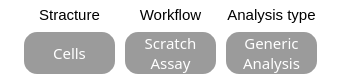
<?xml version="1.0" encoding="UTF-8"?>
<ui version="4.0">
 <class>WorkflowSettingsTopRightMainWidget</class>
 <widget class="QWidget" name="WorkflowSettingsTopRightMainWidget">
  <property name="geometry">
   <rect>
    <x>0</x>
    <y>0</y>
    <width>341</width>
    <height>76</height>
   </rect>
  </property>
  <property name="maximumSize">
   <size>
    <width>374</width>
    <height>76</height>
   </size>
  </property>
  <property name="windowTitle">
   <string>Form</string>
  </property>
  <property name="styleSheet">
   <string notr="true">QWidget#WorkflowSettingsTopRightMainWidget{
background-color: rgba(59, 59, 59,0);

}
QPushButton{
background-color: rgba(0, 0, 0,100);
border-radius:15px;
border-style:solid;
border-width:2px;

color:rgba(255,255,255,255);
}
QLabel{
background-color:rgba(0,0,0,0);
}</string>
  </property>
  <layout class="QGridLayout" name="gridLayout">
   <property name="leftMargin">
    <number>6</number>
   </property>
   <property name="topMargin">
    <number>6</number>
   </property>
   <property name="rightMargin">
    <number>6</number>
   </property>
   <property name="bottomMargin">
    <number>6</number>
   </property>
   <item row="1" column="1">
    <widget class="QPushButton" name="organismSettingBtn">
     <property name="sizePolicy">
      <sizepolicy hsizetype="Minimum" vsizetype="Minimum">
       <horstretch>0</horstretch>
       <verstretch>0</verstretch>
      </sizepolicy>
     </property>
     <property name="minimumSize">
      <size>
       <width>95</width>
       <height>0</height>
      </size>
     </property>
     <property name="maximumSize">
      <size>
       <width>83</width>
       <height>16777215</height>
      </size>
     </property>
     <property name="font">
      <font>
       <family>qtquickcontrols</family>
       <pointsize>11</pointsize>
      </font>
     </property>
     <property name="cursor">
      <cursorShape>PointingHandCursor</cursorShape>
     </property>
     <property name="styleSheet">
      <string notr="true"/>
     </property>
     <property name="text">
      <string>Cells</string>
     </property>
    </widget>
   </item>
   <item row="1" column="0">
    <spacer name="WorkflowSettingsTopRightMainWidgethorizontalSpacer">
     <property name="orientation">
      <enum>Qt::Horizontal</enum>
     </property>
     <property name="sizeHint" stdset="0">
      <size>
       <width>40</width>
       <height>20</height>
      </size>
     </property>
    </spacer>
   </item>
   <item row="1" column="2">
    <widget class="QPushButton" name="area_usedSettingsBnt">
     <property name="sizePolicy">
      <sizepolicy hsizetype="Minimum" vsizetype="Minimum">
       <horstretch>0</horstretch>
       <verstretch>0</verstretch>
      </sizepolicy>
     </property>
     <property name="minimumSize">
      <size>
       <width>95</width>
       <height>0</height>
      </size>
     </property>
     <property name="maximumSize">
      <size>
       <width>83</width>
       <height>16777215</height>
      </size>
     </property>
     <property name="font">
      <font>
       <family>qtquickcontrols</family>
       <pointsize>11</pointsize>
      </font>
     </property>
     <property name="cursor">
      <cursorShape>PointingHandCursor</cursorShape>
     </property>
     <property name="styleSheet">
      <string notr="true"/>
     </property>
     <property name="text">
      <string>Scratch
Assay</string>
     </property>
    </widget>
   </item>
   <item row="1" column="4">
    <spacer name="WorkflowSettingsTopRightMainWidgethorizontalSpacer_2">
     <property name="orientation">
      <enum>Qt::Horizontal</enum>
     </property>
     <property name="sizeHint" stdset="0">
      <size>
       <width>40</width>
       <height>20</height>
      </size>
     </property>
    </spacer>
   </item>
   <item row="1" column="3">
    <widget class="QPushButton" name="AnalysisSettingsBtn">
     <property name="sizePolicy">
      <sizepolicy hsizetype="Minimum" vsizetype="Minimum">
       <horstretch>0</horstretch>
       <verstretch>0</verstretch>
      </sizepolicy>
     </property>
     <property name="minimumSize">
      <size>
       <width>95</width>
       <height>0</height>
      </size>
     </property>
     <property name="maximumSize">
      <size>
       <width>83</width>
       <height>16777215</height>
      </size>
     </property>
     <property name="font">
      <font>
       <family>qtquickcontrols</family>
       <pointsize>11</pointsize>
      </font>
     </property>
     <property name="cursor">
      <cursorShape>PointingHandCursor</cursorShape>
     </property>
     <property name="styleSheet">
      <string notr="true"/>
     </property>
     <property name="text">
      <string>Generic
Analysis</string>
     </property>
    </widget>
   </item>
   <item row="0" column="1">
    <widget class="QLabel" name="WorkflowSettingsTopRightMainWidgetStractureLabel">
     <property name="font">
      <font>
       <pointsize>11</pointsize>
      </font>
     </property>
     <property name="styleSheet">
      <string notr="true"/>
     </property>
     <property name="text">
      <string>Stracture</string>
     </property>
     <property name="alignment">
      <set>Qt::AlignCenter</set>
     </property>
    </widget>
   </item>
   <item row="0" column="2">
    <widget class="QLabel" name="WorkflowSettingsTopRightMainWidgetWorkflowLabel">
     <property name="font">
      <font>
       <pointsize>11</pointsize>
      </font>
     </property>
     <property name="text">
      <string>Workflow</string>
     </property>
     <property name="alignment">
      <set>Qt::AlignCenter</set>
     </property>
    </widget>
   </item>
   <item row="0" column="3">
    <widget class="QLabel" name="WorkflowSettingsTopRightMainWidgetAnalysisLabel">
     <property name="font">
      <font>
       <pointsize>11</pointsize>
      </font>
     </property>
     <property name="text">
      <string>Analysis type</string>
     </property>
     <property name="alignment">
      <set>Qt::AlignCenter</set>
     </property>
    </widget>
   </item>
  </layout>
 </widget>
 <resources/>
 <connections/>
</ui>
